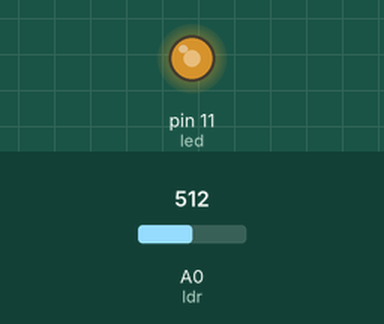
The sketch below on a simulated Arduino Uno, built with avr-gcc and run on an emulated ATmega328P. Shown: output pins drawn as LEDs (lit = HIGH). Inputs (shaded band) come from the test bench; at power-on: A0 (ldr) = 512. What the sketch prints to the serial monitor is not drawn.

Above: at 1.2 s.
1.3 s: A0 (ldr) set to 900
At 2.3 s:
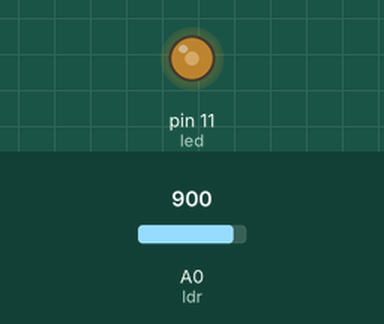
2.8 s: A0 (ldr) set to 122
At 3.5 s:
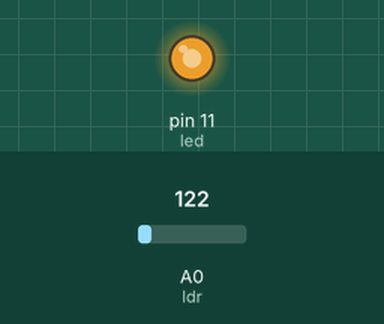
4.3 s: A0 (ldr) set to 0
At 5.7 s:
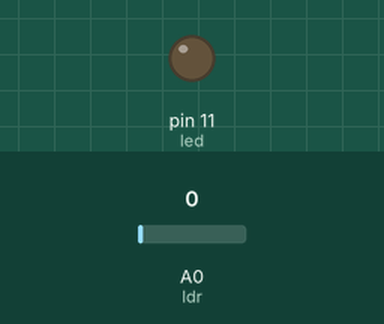
Timing chart, 0 to 7.3 s (numbered marks = the images above; inputs shaded):
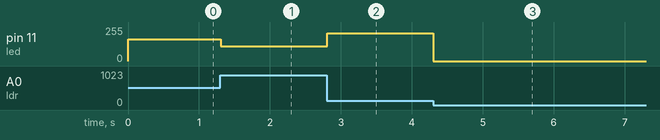

The sketch:

super_duup1.ino
```cpp
// C++ code
//
int led = 11;
int ldr = A0;

void setup()
{
  pinMode(led, OUTPUT);
  pinMode(ldr, INPUT);
  Serial.begin(9600);
}

void loop()
{
  int valor = analogRead(ldr);
  Serial.println(valor);

  valor = map(valor,0,255,0,974);

  analogWrite(led, valor);

}
```

Measured:
- after the input at 1.3 s, pin 11 (led): 163/255 → 109/255 at once
- after the input at 2.8 s, pin 11 (led): 109/255 → 209/255 at once
- after the input at 4.3 s, pin 11 (led): 209/255 → 0/255 at once
